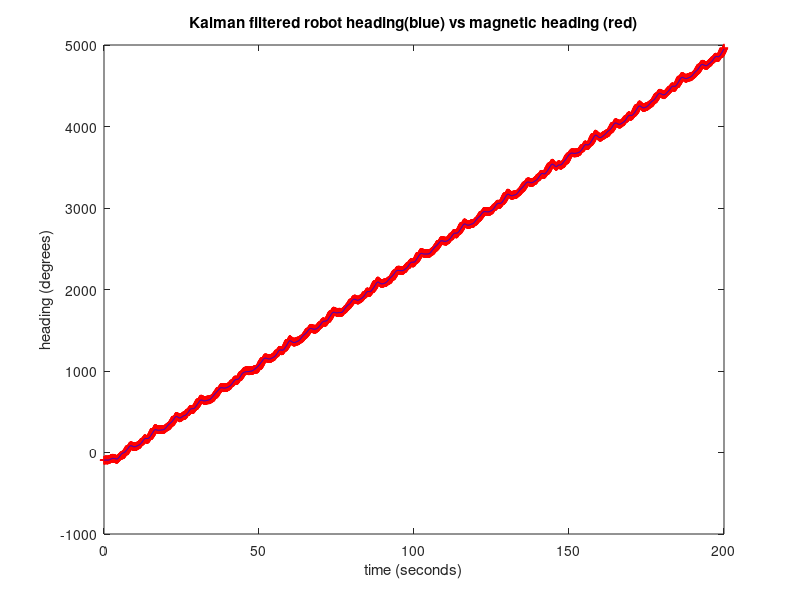

MATLAB code to generate this figure:
load run2.mat
t = kalman_out.time;
figure();plot(t, squeeze(mag_heading.signals.values)*180/pi,'r+')
hold on
plot(t, squeeze(kalman_out.signals.values(:,1))*180/pi,'b')
xlabel('time (seconds)');
ylabel('heading (degrees)');
title('Kalman filtered robot heading(blue) vs magnetic heading (red)')